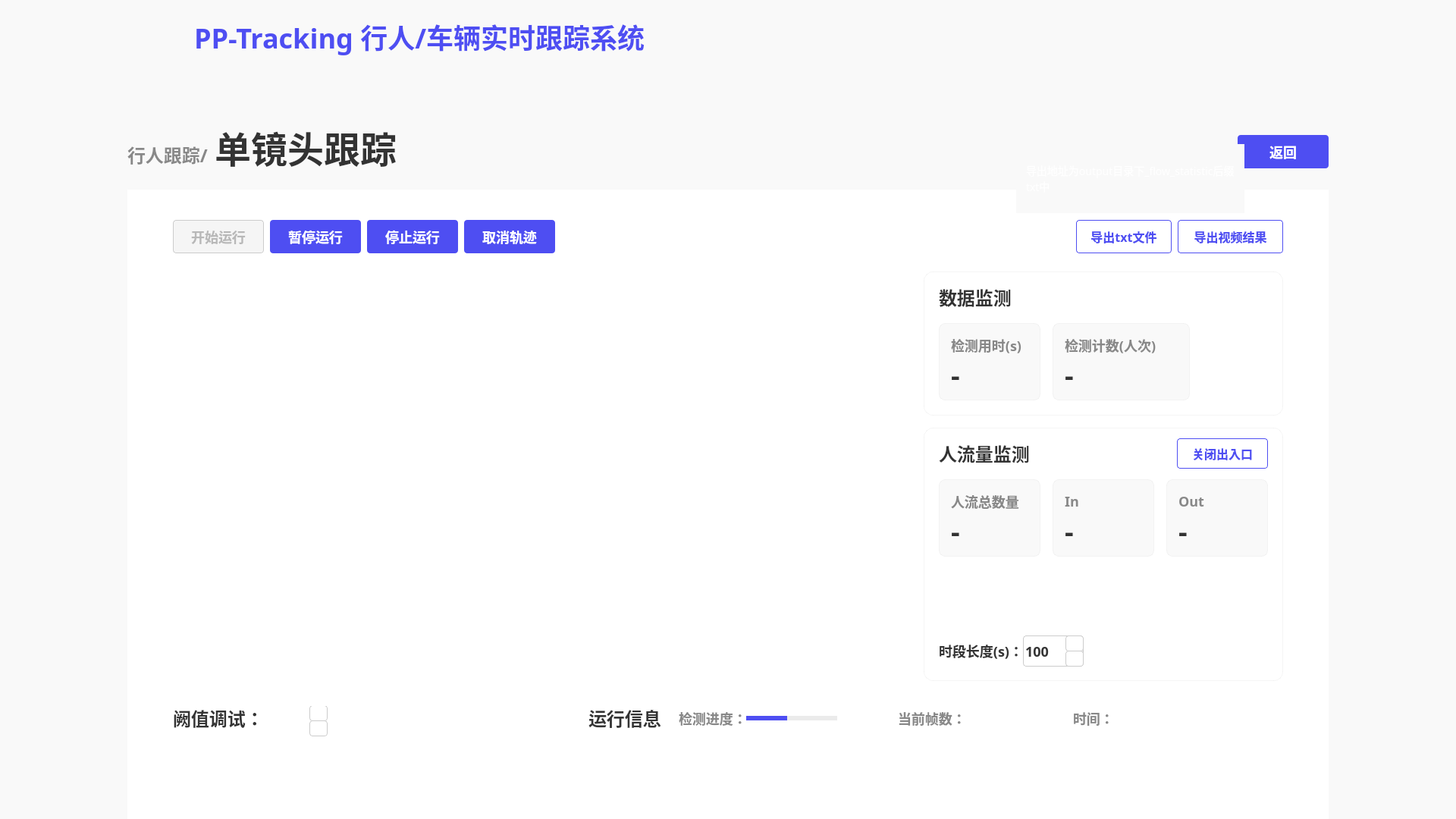
<?xml version="1.0" encoding="UTF-8"?>
<ui version="4.0">
 <class>MainWindow</class>
 <widget class="QMainWindow" name="MainWindow">
  <property name="geometry">
   <rect>
    <x>0</x>
    <y>0</y>
    <width>1920</width>
    <height>1080</height>
   </rect>
  </property>
  <property name="windowTitle">
   <string>MainWindow</string>
  </property>
  <widget class="QWidget" name="centralwidget">
   <property name="styleSheet">
    <string notr="true">QWidget{
background:#F9F9F9;
}</string>
   </property>
   <widget class="QLabel" name="label_2">
    <property name="geometry">
     <rect>
      <x>10</x>
      <y>10</y>
      <width>171</width>
      <height>81</height>
     </rect>
    </property>
    <property name="text">
     <string/>
    </property>
    <property name="pixmap">
     <pixmap resource="../firstSource.qrc">:/1/source/first/PP.PNG</pixmap>
    </property>
    <property name="scaledContents">
     <bool>true</bool>
    </property>
   </widget>
   <widget class="QLabel" name="label_3">
    <property name="geometry">
     <rect>
      <x>0</x>
      <y>0</y>
      <width>1920</width>
      <height>96</height>
     </rect>
    </property>
    <property name="styleSheet">
     <string notr="true">QLabel{
width: 1920px;
height: 96px;
background: #F9F9F9;
box-shadow: 0px 4px 0px 0px rgba(221, 221, 221, 0.3);
}</string>
    </property>
    <property name="text">
     <string/>
    </property>
   </widget>
   <widget class="QLabel" name="label">
    <property name="geometry">
     <rect>
      <x>0</x>
      <y>0</y>
      <width>212</width>
      <height>112</height>
     </rect>
    </property>
    <property name="styleSheet">
     <string notr="true">QLabel{
width: 212px;
height: 112px;
background: linear-gradient(270deg, #5453FF 0%, #553BD2 100%);
box-shadow: 0px 0px 20px 0px rgba(109, 80, 249, 0.4);
}</string>
    </property>
    <property name="text">
     <string/>
    </property>
    <property name="pixmap">
     <pixmap resource="../firstSource.qrc">:/1/source/first/1.PNG</pixmap>
    </property>
    <property name="scaledContents">
     <bool>true</bool>
    </property>
   </widget>
   <widget class="QLabel" name="label_4">
    <property name="geometry">
     <rect>
      <x>256</x>
      <y>22</y>
      <width>651</width>
      <height>52</height>
     </rect>
    </property>
    <property name="styleSheet">
     <string notr="true">QLabel{
width: 592px;
height: 52px;
font-size: 36px;
font-family: AlibabaPuHuiTi_2_75_SemiBold;
background: #F9F9F9;
color: #4E4EF2;
line-height: 52px;
font-weight: bold;
}</string>
    </property>
    <property name="text">
     <string>PP-Tracking 行人/车辆实时跟踪系统</string>
    </property>
   </widget>
   <widget class="QLabel" name="label_5">
    <property name="geometry">
     <rect>
      <x>168</x>
      <y>188</y>
      <width>121</width>
      <height>32</height>
     </rect>
    </property>
    <property name="styleSheet">
     <string notr="true">QLabel{
width: 107px;
height: 32px;
font-size: 24px;
font-family: AlibabaPuHuiTi_2_85_Bold;
color: #888888;
line-height: 32px;
font-weight:bold
}</string>
    </property>
    <property name="text">
     <string>行人跟踪/</string>
    </property>
   </widget>
   <widget class="QLabel" name="label_6">
    <property name="geometry">
     <rect>
      <x>283</x>
      <y>168</y>
      <width>251</width>
      <height>52</height>
     </rect>
    </property>
    <property name="styleSheet">
     <string notr="true">QLabel{
width: 237px;
height: 52px;
font-size: 48px;
font-family: AlibabaPuHuiTi_2_55_Regular;
color: #333333;
line-height: 52px;
font-weight:bold;
}</string>
    </property>
    <property name="text">
     <string>单镜头跟踪</string>
    </property>
   </widget>
   <widget class="QWidget" name="widget" native="true">
    <property name="geometry">
     <rect>
      <x>168</x>
      <y>250</y>
      <width>1584</width>
      <height>830</height>
     </rect>
    </property>
    <property name="layoutDirection">
     <enum>Qt::LeftToRight</enum>
    </property>
    <property name="styleSheet">
     <string notr="true">QWidget{
width: 1584px;
height: 830px;
background: #FFFFFF;
}</string>
    </property>
    <widget class="QPushButton" name="pushButton">
     <property name="geometry">
      <rect>
       <x>60</x>
       <y>40</y>
       <width>120</width>
       <height>44</height>
      </rect>
     </property>
     <property name="styleSheet">
      <string notr="true">QPushButton{
width: 120px;
height: 44px;
background: #F5F5F5;
border-radius: 4px;
border: 1px solid #CCCCCC;
font-size: 18px;
font-family: AlibabaPuHuiTi_2_65_Medium;
color: #B8B8B8;
line-height: 26px;
font-weight:bold
}</string>
     </property>
     <property name="text">
      <string>开始运行</string>
     </property>
    </widget>
    <widget class="QPushButton" name="pushButton_2">
     <property name="geometry">
      <rect>
       <x>188</x>
       <y>40</y>
       <width>120</width>
       <height>44</height>
      </rect>
     </property>
     <property name="styleSheet">
      <string notr="true">QPushButton{
font-size: 18px;
font-family: AlibabaPuHuiTi_2_65_Medium;
color: #FFFFFF;	
line-height: 26px;

width: 120px;
height: 44px;
background: #4E4EF2;
border-radius: 4px;
font-weight: bold;
}

QPushButton:hover{
width: 120px;
height: 44px;
background: rgba(78, 78, 242, 204);
border-radius: 4px;
opacity: 0.8;

font-size: 18px;
font-family: AlibabaPuHuiTi_2_65_Medium;
color: #FFFFFF;	
line-height: 26px;
font-weight: bold;
}

QPushButton:click{
width: 120px;
height: 44px;
background: #4242D3;
border-radius: 4px;

font-size: 18px;
font-family: AlibabaPuHuiTi_2_65_Medium;
color: #FFFFFF;	
line-height: 26px;
font-weight: bold;
}</string>
     </property>
     <property name="text">
      <string>暂停运行</string>
     </property>
    </widget>
    <widget class="QPushButton" name="pushButton_3">
     <property name="geometry">
      <rect>
       <x>316</x>
       <y>40</y>
       <width>120</width>
       <height>44</height>
      </rect>
     </property>
     <property name="styleSheet">
      <string notr="true">QPushButton{
font-size: 18px;
font-family: AlibabaPuHuiTi_2_65_Medium;
color: #FFFFFF;	
line-height: 26px;

width: 120px;
height: 44px;
background: #4E4EF2;
border-radius: 4px;
font-weight: bold;
}

QPushButton:hover{
width: 120px;
height: 44px;
background: rgba(78, 78, 242, 204);
border-radius: 4px;
opacity: 0.8;

font-size: 18px;
font-family: AlibabaPuHuiTi_2_65_Medium;
color: #FFFFFF;	
line-height: 26px;
font-weight: bold;
}

QPushButton:click{
width: 120px;
height: 44px;
background: #4242D3;
border-radius: 4px;

font-size: 18px;
font-family: AlibabaPuHuiTi_2_65_Medium;
color: #FFFFFF;	
line-height: 26px;
font-weight: bold;
}</string>
     </property>
     <property name="text">
      <string>停止运行</string>
     </property>
    </widget>
    <widget class="QPushButton" name="pushButton_4">
     <property name="geometry">
      <rect>
       <x>444</x>
       <y>40</y>
       <width>120</width>
       <height>44</height>
      </rect>
     </property>
     <property name="styleSheet">
      <string notr="true">QPushButton{
font-size: 18px;
font-family: AlibabaPuHuiTi_2_65_Medium;
color: #FFFFFF;	
line-height: 26px;

width: 120px;
height: 44px;
background: #4E4EF2;
border-radius: 4px;
font-weight: bold;
}

QPushButton:hover{
width: 120px;
height: 44px;
background: rgba(78, 78, 242, 204);
border-radius: 4px;
opacity: 0.8;

font-size: 18px;
font-family: AlibabaPuHuiTi_2_65_Medium;
color: #FFFFFF;	
line-height: 26px;
font-weight: bold;
}

QPushButton:click{
width: 120px;
height: 44px;
background: #4242D3;
border-radius: 4px;

font-size: 18px;
font-family: AlibabaPuHuiTi_2_65_Medium;
color: #FFFFFF;	
line-height: 26px;
font-weight: bold;
}</string>
     </property>
     <property name="text">
      <string>取消轨迹</string>
     </property>
    </widget>
    <widget class="QLabel" name="label_7">
     <property name="geometry">
      <rect>
       <x>60</x>
       <y>108</y>
       <width>960</width>
       <height>540</height>
      </rect>
     </property>
     <property name="styleSheet">
      <string notr="true">QLabel{
width: 960px;
height: 540px;
}</string>
     </property>
     <property name="text">
      <string/>
     </property>
    </widget>
    <widget class="QLabel" name="label_8">
     <property name="geometry">
      <rect>
       <x>60</x>
       <y>679</y>
       <width>111</width>
       <height>36</height>
      </rect>
     </property>
     <property name="styleSheet">
      <string notr="true">QLabel{
width: 119px;
height: 36px;
font-size: 24px;
font-family: AlibabaPuHuiTi_2_65_Medium;
color: #333333;
line-height: 36px;
font-weight:bold;
}</string>
     </property>
     <property name="text">
      <string>阙值调试：</string>
     </property>
    </widget>
    <widget class="QLabel" name="label_12">
     <property name="geometry">
      <rect>
       <x>608</x>
       <y>679</y>
       <width>111</width>
       <height>36</height>
      </rect>
     </property>
     <property name="styleSheet">
      <string notr="true">QLabel{
width: 119px;
height: 36px;
font-size: 24px;
font-family: AlibabaPuHuiTi_2_65_Medium;
color: #333333;
line-height: 36px;
font-weight:bold;
}</string>
     </property>
     <property name="text">
      <string>运行信息</string>
     </property>
    </widget>
    <widget class="QLabel" name="label_13">
     <property name="geometry">
      <rect>
       <x>727</x>
       <y>684</y>
       <width>89</width>
       <height>26</height>
      </rect>
     </property>
     <property name="styleSheet">
      <string notr="true">QLabel{
width: 89px;
height: 26px;
font-size: 18px;
font-family: AlibabaPuHuiTi_2_65_Medium;
color: #888888;
line-height: 26px;
font-weight:bold;
}</string>
     </property>
     <property name="text">
      <string>检测进度：</string>
     </property>
    </widget>
    <widget class="QPushButton" name="pushButton_8">
     <property name="geometry">
      <rect>
       <x>1251</x>
       <y>40</y>
       <width>126</width>
       <height>44</height>
      </rect>
     </property>
     <property name="whatsThis">
      <string>&lt;html&gt;&lt;head/&gt;&lt;body&gt;&lt;p&gt;3411212&lt;/p&gt;&lt;/body&gt;&lt;/html&gt;</string>
     </property>
     <property name="styleSheet">
      <string notr="true">QPushButton{
width: 120px;
height: 40px;
border-radius: 4px;
border: 1px solid #4E4EF2;
font-weight:bold;

font-size: 16px;
font-family: AlibabaPuHuiTi_2_65_Medium;
color: #4E4EF2;
line-height: 24px;
}
QPushButton:hover{
width: 120px;
height: 44px;
background: rgba(255, 255, 255, 204);
border-radius: 4px;
border: 1px solid rgba(78, 78, 242, 204);

font-weight:bold;
font-size: 16px;
font-family: AlibabaPuHuiTi_2_65_Medium;
color: rgba(78, 78, 242, 204);
line-height: 24px;
}</string>
     </property>
     <property name="text">
      <string>导出txt文件</string>
     </property>
    </widget>
    <widget class="QPushButton" name="pushButton_9">
     <property name="geometry">
      <rect>
       <x>1385</x>
       <y>40</y>
       <width>139</width>
       <height>44</height>
      </rect>
     </property>
     <property name="styleSheet">
      <string notr="true">QPushButton{
width: 120px;
height: 40px;
border-radius: 4px;
border: 1px solid #4E4EF2;
font-weight:bold;

font-size: 16px;
font-family: AlibabaPuHuiTi_2_65_Medium;
color: #4E4EF2;
line-height: 24px;
}
QPushButton:hover{
width: 120px;
height: 44px;
background: rgba(255, 255, 255, 204);
border-radius: 4px;
border: 1px solid rgba(78, 78, 242, 204);

font-weight:bold;
font-size: 16px;
font-family: AlibabaPuHuiTi_2_65_Medium;
color: rgba(78, 78, 242, 204);
line-height: 24px;
}</string>
     </property>
     <property name="text">
      <string>导出视频结果</string>
     </property>
    </widget>
    <widget class="QWidget" name="widget_2" native="true">
     <property name="geometry">
      <rect>
       <x>1050</x>
       <y>108</y>
       <width>474</width>
       <height>190</height>
      </rect>
     </property>
     <property name="styleSheet">
      <string notr="true">QWidget{
width: 474px;
height: 190px;
background: #FFFFFF;
box-shadow: 0px 0px 50px 0px rgba(0, 0, 0, 0.06);
border-radius: 12px;
border: 1px solid rgba(221, 221, 221, 0.3);
}</string>
     </property>
     <widget class="QLabel" name="label_14">
      <property name="geometry">
       <rect>
        <x>20</x>
        <y>16</y>
        <width>111</width>
        <height>36</height>
       </rect>
      </property>
      <property name="styleSheet">
       <string notr="true">QLabel{
width: 95px;
height: 36px;
font-size: 24px;
font-family: AlibabaPuHuiTi_2_65_Medium;
color: #333333;
line-height: 36px;

border-radius: 0px;
border: 0px solid rgba(221, 221, 221, 0.3);

font-weight:bold;
}</string>
      </property>
      <property name="text">
       <string>数据监测</string>
      </property>
     </widget>
     <widget class="QWidget" name="widget_4" native="true">
      <property name="geometry">
       <rect>
        <x>20</x>
        <y>68</y>
        <width>134</width>
        <height>102</height>
       </rect>
      </property>
      <property name="styleSheet">
       <string notr="true">QWidget{
width: 134px;
height: 102px;
background: #F9F9F9;
border-radius: 8px;
}</string>
      </property>
      <widget class="QLabel" name="label_25">
       <property name="geometry">
        <rect>
         <x>16</x>
         <y>16</y>
         <width>111</width>
         <height>26</height>
        </rect>
       </property>
       <property name="styleSheet">
        <string notr="true">QLabel{
width: 102px;
height: 26px;
font-size: 18px;
font-family: AlibabaPuHuiTi_2_65_Medium;
color: #888888;
line-height: 26px;
font-weight:bold;

border-radius: 0px;
border:0px
}</string>
       </property>
       <property name="text">
        <string>检测用时(s)</string>
       </property>
      </widget>
      <widget class="QLabel" name="label_26">
       <property name="geometry">
        <rect>
         <x>16</x>
         <y>50</y>
         <width>101</width>
         <height>36</height>
        </rect>
       </property>
       <property name="styleSheet">
        <string notr="true">QLabel{
width: 25px;
height: 36px;
font-size: 36px;
font-family: AlibabaPuHuiTi_2_85_Bold;
color: #333333;
line-height: 36px;
font-weight:bold;

border-radius:0px;
border:0px
}</string>
       </property>
       <property name="text">
        <string>-</string>
       </property>
      </widget>
     </widget>
     <widget class="QWidget" name="widget_5" native="true">
      <property name="geometry">
       <rect>
        <x>170</x>
        <y>68</y>
        <width>181</width>
        <height>102</height>
       </rect>
      </property>
      <property name="styleSheet">
       <string notr="true">QWidget{
width: 134px;
height: 102px;
background: #F9F9F9;
border-radius: 8px;
}</string>
      </property>
      <widget class="QLabel" name="label_27">
       <property name="geometry">
        <rect>
         <x>16</x>
         <y>16</y>
         <width>131</width>
         <height>26</height>
        </rect>
       </property>
       <property name="styleSheet">
        <string notr="true">QLabel{
width: 102px;
height: 26px;
font-size: 18px;
font-family: AlibabaPuHuiTi_2_65_Medium;
color: #888888;
line-height: 26px;
font-weight:bold;

border-radius: 0px;
border:0px
}</string>
       </property>
       <property name="text">
        <string>检测计数(人次)</string>
       </property>
      </widget>
      <widget class="QLabel" name="label_28">
       <property name="geometry">
        <rect>
         <x>16</x>
         <y>50</y>
         <width>101</width>
         <height>36</height>
        </rect>
       </property>
       <property name="styleSheet">
        <string notr="true">QLabel{
width: 25px;
height: 36px;
font-size: 36px;
font-family: AlibabaPuHuiTi_2_85_Bold;
color: #333333;
line-height: 36px;
font-weight:bold;

border-radius:0px;
border:0px
}</string>
       </property>
       <property name="text">
        <string>-</string>
       </property>
      </widget>
     </widget>
    </widget>
    <widget class="QWidget" name="widget_3" native="true">
     <property name="geometry">
      <rect>
       <x>1050</x>
       <y>314</y>
       <width>474</width>
       <height>334</height>
      </rect>
     </property>
     <property name="styleSheet">
      <string notr="true">QWidget{
width: 474px;
height: 334px;
background: #FFFFFF;
box-shadow: 0px 0px 50px 0px rgba(0, 0, 0, 0.06);
border-radius: 12px;
border: 1px solid rgba(221, 221, 221, 0.3);
}
</string>
     </property>
     <widget class="QLabel" name="label_15">
      <property name="geometry">
       <rect>
        <x>20</x>
        <y>16</y>
        <width>141</width>
        <height>36</height>
       </rect>
      </property>
      <property name="styleSheet">
       <string notr="true">QLabel{
border-radius: 0px;
border: 0px solid rgba(221, 221, 221, 0.3);
font-weight:bold;
width: 119px;
height: 36px;
font-size: 24px;
font-family: AlibabaPuHuiTi_2_65_Medium;
color: #333333;
line-height: 36px;
}</string>
      </property>
      <property name="text">
       <string>人流量监测</string>
      </property>
     </widget>
     <widget class="QPushButton" name="pushButton_10">
      <property name="geometry">
       <rect>
        <x>334</x>
        <y>14</y>
        <width>120</width>
        <height>40</height>
       </rect>
      </property>
      <property name="styleSheet">
       <string notr="true">QPushButton{
width: 120px;
height: 40px;
border-radius: 4px;
border: 1px solid #4E4EF2;
font-weight:bold;

font-size: 16px;
font-family: AlibabaPuHuiTi_2_65_Medium;
color: #4E4EF2;
line-height: 24px;
}
QPushButton:hover{
width: 120px;
height: 44px;
background: rgba(255, 255, 255, 204);
border-radius: 4px;
border: 1px solid rgba(78, 78, 242, 204);

font-weight:bold;
font-size: 16px;
font-family: AlibabaPuHuiTi_2_65_Medium;
color: rgba(78, 78, 242, 204);
line-height: 24px;
}</string>
      </property>
      <property name="text">
       <string>关闭出入口</string>
      </property>
     </widget>
     <widget class="QLabel" name="label_16">
      <property name="geometry">
       <rect>
        <x>20</x>
        <y>281</y>
        <width>111</width>
        <height>26</height>
       </rect>
      </property>
      <property name="styleSheet">
       <string notr="true">QLabel{
width: 111px;
height: 26px;
font-size: 18px;
font-family: AlibabaPuHuiTi_2_55_Regular;
color: #333333;
line-height: 26px;
font-weight:bold;
border-radius: 0px;
border: 0px solid rgba(221, 221, 221, 0.3);
}</string>
      </property>
      <property name="text">
       <string>时段长度(s)：</string>
      </property>
     </widget>
     <widget class="QLineEdit" name="lineEdit_2">
      <property name="geometry">
       <rect>
        <x>131</x>
        <y>274</y>
        <width>80</width>
        <height>41</height>
       </rect>
      </property>
      <property name="styleSheet">
       <string notr="true">QLineEdit{
width: 80px;
height: 40px;
background: #FFFFFF;
border-radius: 4px;
border: 1px solid #CCCCCC;

font-size: 18px;
font-family: AlibabaPuHuiTi_2_65_Medium;
color: #333333;
line-height: 26px;
font-weight:bold;
}</string>
      </property>
      <property name="text">
       <string>100</string>
      </property>
     </widget>
     <widget class="QLabel" name="label_9">
      <property name="geometry">
       <rect>
        <x>187</x>
        <y>274</y>
        <width>24</width>
        <height>21</height>
       </rect>
      </property>
      <property name="styleSheet">
       <string notr="true">QLabel{
width: 24px;
height: 21px;
background: #FFFFFF;
border-radius: 4px 4px 0px 0px;
border: 1px solid #CCCCCC;
}</string>
      </property>
      <property name="text">
       <string/>
      </property>
     </widget>
     <widget class="QLabel" name="label_17">
      <property name="geometry">
       <rect>
        <x>187</x>
        <y>294</y>
        <width>24</width>
        <height>21</height>
       </rect>
      </property>
      <property name="styleSheet">
       <string notr="true">QLabel{
width: 24px;
height: 21px;
background: #FFFFFF;
border-radius:4px;
border: 1px solid #CCCCCC;
}</string>
      </property>
      <property name="text">
       <string/>
      </property>
     </widget>
     <widget class="QPushButton" name="pushButton_5">
      <property name="geometry">
       <rect>
        <x>191</x>
        <y>276</y>
        <width>16</width>
        <height>16</height>
       </rect>
      </property>
      <property name="styleSheet">
       <string notr="true">QPushButton{
image:url(:/1/source/second/normal_triangle_up.png);
border:0px
}

QPushButton:hover{
image:url(:/1/source/second/light_up.png);
border:0px
}</string>
      </property>
      <property name="text">
       <string/>
      </property>
     </widget>
     <widget class="QPushButton" name="pushButton_6">
      <property name="geometry">
       <rect>
        <x>191</x>
        <y>296</y>
        <width>16</width>
        <height>16</height>
       </rect>
      </property>
      <property name="styleSheet">
       <string notr="true">QPushButton{
image:url(:/1/source/second/normal_triangle_down.png);
border:0px
}
QPushButton:hover{
image:url(:/1/source/second/light_down.png);
border:0px
}</string>
      </property>
      <property name="text">
       <string/>
      </property>
     </widget>
     <widget class="QWidget" name="widget_7" native="true">
      <property name="geometry">
       <rect>
        <x>20</x>
        <y>68</y>
        <width>134</width>
        <height>102</height>
       </rect>
      </property>
      <property name="styleSheet">
       <string notr="true">QWidget{
width: 134px;
height: 102px;
background: #F9F9F9;
border-radius: 8px;
}</string>
      </property>
      <widget class="QLabel" name="label_31">
       <property name="geometry">
        <rect>
         <x>16</x>
         <y>16</y>
         <width>111</width>
         <height>26</height>
        </rect>
       </property>
       <property name="styleSheet">
        <string notr="true">QLabel{
width: 102px;
height: 26px;
font-size: 18px;
font-family: AlibabaPuHuiTi_2_65_Medium;
color: #888888;
line-height: 26px;
font-weight:bold;

border-radius: 0px;
border:0px
}</string>
       </property>
       <property name="text">
        <string>人流总数量</string>
       </property>
      </widget>
      <widget class="QLabel" name="label_32">
       <property name="geometry">
        <rect>
         <x>16</x>
         <y>50</y>
         <width>101</width>
         <height>36</height>
        </rect>
       </property>
       <property name="styleSheet">
        <string notr="true">QLabel{
width: 25px;
height: 36px;
font-size: 36px;
font-family: AlibabaPuHuiTi_2_85_Bold;
color: #333333;
line-height: 36px;
font-weight:bold;

border-radius:0px;
border:0px
}</string>
       </property>
       <property name="text">
        <string>-</string>
       </property>
      </widget>
     </widget>
     <widget class="QWidget" name="widget_9" native="true">
      <property name="geometry">
       <rect>
        <x>170</x>
        <y>68</y>
        <width>134</width>
        <height>102</height>
       </rect>
      </property>
      <property name="styleSheet">
       <string notr="true">QWidget{
width: 134px;
height: 102px;
background: #F9F9F9;
border-radius: 8px;
}</string>
      </property>
      <widget class="QLabel" name="label_33">
       <property name="geometry">
        <rect>
         <x>16</x>
         <y>16</y>
         <width>111</width>
         <height>26</height>
        </rect>
       </property>
       <property name="styleSheet">
        <string notr="true">QLabel{
width: 102px;
height: 26px;
font-size: 18px;
font-family: AlibabaPuHuiTi_2_65_Medium;
color: #888888;
line-height: 26px;
font-weight:bold;

border-radius: 0px;
border:0px
}</string>
       </property>
       <property name="text">
        <string>In</string>
       </property>
      </widget>
      <widget class="QLabel" name="label_34">
       <property name="geometry">
        <rect>
         <x>16</x>
         <y>50</y>
         <width>101</width>
         <height>36</height>
        </rect>
       </property>
       <property name="styleSheet">
        <string notr="true">QLabel{
width: 25px;
height: 36px;
font-size: 36px;
font-family: AlibabaPuHuiTi_2_85_Bold;
color: #333333;
line-height: 36px;
font-weight:bold;

border-radius:0px;
border:0px
}</string>
       </property>
       <property name="text">
        <string>-</string>
       </property>
      </widget>
     </widget>
     <widget class="QWidget" name="widget_10" native="true">
      <property name="geometry">
       <rect>
        <x>320</x>
        <y>68</y>
        <width>134</width>
        <height>102</height>
       </rect>
      </property>
      <property name="styleSheet">
       <string notr="true">QWidget{
width: 134px;
height: 102px;
background: #F9F9F9;
border-radius: 8px;
}</string>
      </property>
      <widget class="QLabel" name="label_35">
       <property name="geometry">
        <rect>
         <x>16</x>
         <y>16</y>
         <width>111</width>
         <height>26</height>
        </rect>
       </property>
       <property name="styleSheet">
        <string notr="true">QLabel{
width: 102px;
height: 26px;
font-size: 18px;
font-family: AlibabaPuHuiTi_2_65_Medium;
color: #888888;
line-height: 26px;
font-weight:bold;

border-radius: 0px;
border:0px
}</string>
       </property>
       <property name="text">
        <string>Out</string>
       </property>
      </widget>
      <widget class="QLabel" name="label_36">
       <property name="geometry">
        <rect>
         <x>16</x>
         <y>50</y>
         <width>101</width>
         <height>36</height>
        </rect>
       </property>
       <property name="styleSheet">
        <string notr="true">QLabel{
width: 25px;
height: 36px;
font-size: 36px;
font-family: AlibabaPuHuiTi_2_85_Bold;
color: #333333;
line-height: 36px;
font-weight:bold;

border-radius:0px;
border:0px
}</string>
       </property>
       <property name="text">
        <string>-</string>
       </property>
      </widget>
     </widget>
     <zorder>lineEdit_2</zorder>
     <zorder>label_15</zorder>
     <zorder>pushButton_10</zorder>
     <zorder>label_16</zorder>
     <zorder>label_9</zorder>
     <zorder>pushButton_5</zorder>
     <zorder>label_17</zorder>
     <zorder>pushButton_6</zorder>
     <zorder>widget_7</zorder>
     <zorder>widget_9</zorder>
     <zorder>widget_10</zorder>
    </widget>
    <widget class="QLabel" name="label_22">
     <property name="geometry">
      <rect>
       <x>1016</x>
       <y>684</y>
       <width>89</width>
       <height>26</height>
      </rect>
     </property>
     <property name="styleSheet">
      <string notr="true">QLabel{
width: 89px;
height: 26px;
font-size: 18px;
font-family: AlibabaPuHuiTi_2_65_Medium;
color: #888888;
line-height: 26px;
font-weight:bold;
}</string>
     </property>
     <property name="text">
      <string>当前帧数：</string>
     </property>
    </widget>
    <widget class="QLabel" name="label_23">
     <property name="geometry">
      <rect>
       <x>1247</x>
       <y>684</y>
       <width>51</width>
       <height>26</height>
      </rect>
     </property>
     <property name="styleSheet">
      <string notr="true">QLabel{
width: 89px;
height: 26px;
font-size: 18px;
font-family: AlibabaPuHuiTi_2_65_Medium;
color: #888888;
line-height: 26px;
font-weight:bold;
}</string>
     </property>
     <property name="text">
      <string>时间：</string>
     </property>
    </widget>
    <widget class="QWidget" name="widget_8" native="true">
     <property name="geometry">
      <rect>
       <x>816</x>
       <y>694</y>
       <width>120</width>
       <height>6</height>
      </rect>
     </property>
     <property name="styleSheet">
      <string notr="true">QWidget{
width: 120px;
height: 6px;
background: rgba(221, 221, 221, 0.6);
border-radius: 5px;
}</string>
     </property>
     <widget class="QLabel" name="label_progressBar">
      <property name="geometry">
       <rect>
        <x>0</x>
        <y>0</y>
        <width>54</width>
        <height>6</height>
       </rect>
      </property>
      <property name="styleSheet">
       <string notr="true">QLabel{
width: 70px;
height: 6px;
background: #4E4EF2;
border-radius: 5px;
}</string>
      </property>
      <property name="text">
       <string/>
      </property>
     </widget>
    </widget>
    <widget class="QLabel" name="label_progressBar_num">
     <property name="geometry">
      <rect>
       <x>852</x>
       <y>654</y>
       <width>48</width>
       <height>36</height>
      </rect>
     </property>
     <property name="styleSheet">
      <string notr="true">QLabel{
width: 48px;
height: 36px;
font-size: 24px;
font-family: AlibabaPuHuiTi_2_65_Medium;
color: #4E4EF2;
line-height: 36px;
font-weight:bold
}</string>
     </property>
     <property name="text">
      <string/>
     </property>
    </widget>
    <widget class="QLabel" name="label_frames">
     <property name="geometry">
      <rect>
       <x>1105</x>
       <y>684</y>
       <width>111</width>
       <height>26</height>
      </rect>
     </property>
     <property name="styleSheet">
      <string notr="true">QLabel{
width: 89px;
height: 26px;
font-size: 18px;
font-family: AlibabaPuHuiTi_2_65_Medium;
color: #888888;
line-height: 26px;
font-weight:bold;
}</string>
     </property>
     <property name="text">
      <string/>
     </property>
    </widget>
    <widget class="QLabel" name="label_time">
     <property name="geometry">
      <rect>
       <x>1301</x>
       <y>684</y>
       <width>251</width>
       <height>26</height>
      </rect>
     </property>
     <property name="styleSheet">
      <string notr="true">QLabel{
width: 89px;
height: 26px;
font-size: 18px;
font-family: AlibabaPuHuiTi_2_65_Medium;
color: #888888;
line-height: 26px;
font-weight:bold;
}</string>
     </property>
     <property name="text">
      <string/>
     </property>
    </widget>
    <widget class="QLabel" name="label_10">
     <property name="geometry">
      <rect>
       <x>240</x>
       <y>680</y>
       <width>24</width>
       <height>21</height>
      </rect>
     </property>
     <property name="styleSheet">
      <string notr="true">QLabel{
width: 24px;
height: 21px;
background: #FFFFFF;
border-radius: 4px 4px 0px 0px;
border: 1px solid #CCCCCC;
}</string>
     </property>
     <property name="text">
      <string/>
     </property>
    </widget>
    <widget class="QLabel" name="label_18">
     <property name="geometry">
      <rect>
       <x>240</x>
       <y>700</y>
       <width>24</width>
       <height>21</height>
      </rect>
     </property>
     <property name="styleSheet">
      <string notr="true">QLabel{
width: 24px;
height: 21px;
background: #FFFFFF;
border-radius:4px;
border: 1px solid #CCCCCC;
}</string>
     </property>
     <property name="text">
      <string/>
     </property>
    </widget>
    <widget class="QPushButton" name="pushButton_7">
     <property name="geometry">
      <rect>
       <x>244</x>
       <y>682</y>
       <width>16</width>
       <height>16</height>
      </rect>
     </property>
     <property name="styleSheet">
      <string notr="true">QPushButton{
image:url(:/1/source/second/normal_triangle_up.png);
border:0px
}

QPushButton:hover{
image:url(:/1/source/second/light_up.png);
border:0px
}</string>
     </property>
     <property name="text">
      <string/>
     </property>
    </widget>
    <widget class="QPushButton" name="pushButton_11">
     <property name="geometry">
      <rect>
       <x>244</x>
       <y>702</y>
       <width>16</width>
       <height>16</height>
      </rect>
     </property>
     <property name="styleSheet">
      <string notr="true">QPushButton{
image:url(:/1/source/second/normal_triangle_down.png);
border:0px
}
QPushButton:hover{
image:url(:/1/source/second/light_down.png);
border:0px
}</string>
     </property>
     <property name="text">
      <string/>
     </property>
    </widget>
    <widget class="QLabel" name="label_confi_tip">
     <property name="geometry">
      <rect>
       <x>70</x>
       <y>590</y>
       <width>301</width>
       <height>91</height>
      </rect>
     </property>
     <property name="styleSheet">
      <string notr="true">QLabel{
width: 300px;
height: 108px;
opacity: 0.1;
background:url(:/1/source/second/ToolTip.PNG);
background-repeat: no-repeat;

font-size: 14px;
font-family: AlibabaPuHuiTi_2_55_Regular;
color: #FFFFFF;
line-height: 22px;
padding:10px
}</string>
     </property>
     <property name="text">
      <string>阙值调试释义：内容内容内容内容内容内容内容内容内容内容内容内容内容内容内容内容内容内容</string>
     </property>
     <property name="scaledContents">
      <bool>true</bool>
     </property>
     <property name="alignment">
      <set>Qt::AlignLeading|Qt::AlignLeft|Qt::AlignVCenter</set>
     </property>
     <property name="wordWrap">
      <bool>true</bool>
     </property>
    </widget>
   </widget>
   <widget class="QLabel" name="label_txt_tip">
    <property name="geometry">
     <rect>
      <x>1340</x>
      <y>190</y>
      <width>301</width>
      <height>91</height>
     </rect>
    </property>
    <property name="styleSheet">
     <string notr="true">QLabel{
width: 300px;
height: 108px;
opacity: 0.1;
background:url(:/1/source/second/ToolTip.PNG);
background-repeat: no-repeat;

font-size: 14px;
font-family: AlibabaPuHuiTi_2_55_Regular;
color: #FFFFFF;
line-height: 22px;
padding:10px
}</string>
    </property>
    <property name="text">
     <string>导出地址为output目录下_flow_statistic后缀txt中</string>
    </property>
    <property name="scaledContents">
     <bool>true</bool>
    </property>
    <property name="alignment">
     <set>Qt::AlignLeading|Qt::AlignLeft|Qt::AlignVCenter</set>
    </property>
    <property name="wordWrap">
     <bool>true</bool>
    </property>
   </widget>
   <widget class="QPushButton" name="pushButton_13">
    <property name="geometry">
     <rect>
      <x>1632</x>
      <y>178</y>
      <width>120</width>
      <height>44</height>
     </rect>
    </property>
    <property name="styleSheet">
     <string notr="true">QPushButton{
font-size: 18px;
font-family: AlibabaPuHuiTi_2_65_Medium;
color: #FFFFFF;	
line-height: 26px;

width: 120px;
height: 44px;
background: #4E4EF2;
border-radius: 4px;
font-weight: bold;
}

QPushButton:hover{
width: 120px;
height: 44px;
background: rgba(78, 78, 242, 204);
border-radius: 4px;
opacity: 0.8;

font-size: 18px;
font-family: AlibabaPuHuiTi_2_65_Medium;
color: #FFFFFF;	
line-height: 26px;
font-weight: bold;
}

QPushButton:click{
width: 120px;
height: 44px;
background: #4242D3;
border-radius: 4px;

font-size: 18px;
font-family: AlibabaPuHuiTi_2_65_Medium;
color: #FFFFFF;	
line-height: 26px;
font-weight: bold;
}</string>
    </property>
    <property name="text">
     <string>返回</string>
    </property>
   </widget>
   <zorder>label_3</zorder>
   <zorder>label</zorder>
   <zorder>label_4</zorder>
   <zorder>label_2</zorder>
   <zorder>label_5</zorder>
   <zorder>label_6</zorder>
   <zorder>widget</zorder>
   <zorder>pushButton_13</zorder>
   <zorder>label_txt_tip</zorder>
  </widget>
 </widget>
 <resources>
  <include location="../firstSource.qrc"/>
  <include location="../secondSource.qrc"/>
 </resources>
 <connections/>
</ui>
